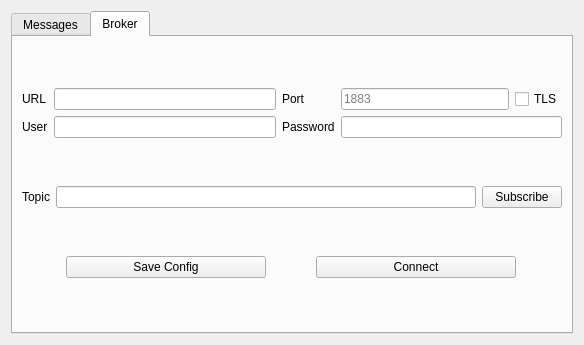
<?xml version="1.0" encoding="UTF-8"?>
<ui version="4.0">
 <class>Form</class>
 <widget class="QWidget" name="Form">
  <property name="geometry">
   <rect>
    <x>0</x>
    <y>0</y>
    <width>578</width>
    <height>345</height>
   </rect>
  </property>
  <property name="windowTitle">
   <string>Form</string>
  </property>
  <layout class="QVBoxLayout" name="verticalLayout">
   <item>
    <widget class="QTabWidget" name="tab_broker">
     <property name="currentIndex">
      <number>1</number>
     </property>
     <widget class="QWidget" name="tab_messages">
      <property name="minimumSize">
       <size>
        <width>558</width>
        <height>0</height>
       </size>
      </property>
      <attribute name="title">
       <string>Messages</string>
      </attribute>
      <layout class="QVBoxLayout" name="verticalLayout_3">
       <item>
        <widget class="QListWidget" name="listView_msg"/>
       </item>
       <item>
        <layout class="QHBoxLayout" name="horizontalLayout_2">
         <item>
          <widget class="QLineEdit" name="input_send_msg">
           <property name="placeholderText">
            <string>topic : value</string>
           </property>
          </widget>
         </item>
         <item>
          <widget class="QPushButton" name="pb_send">
           <property name="text">
            <string>Send</string>
           </property>
          </widget>
         </item>
        </layout>
       </item>
      </layout>
     </widget>
     <widget class="QWidget" name="tab_2">
      <attribute name="title">
       <string>Broker</string>
      </attribute>
      <layout class="QVBoxLayout" name="verticalLayout_2">
       <item>
        <layout class="QGridLayout" name="gridLayout">
         <item row="0" column="3">
          <layout class="QHBoxLayout" name="horizontalLayout_3">
           <item>
            <widget class="QLineEdit" name="input_port">
             <property name="maximumSize">
              <size>
               <width>16777215</width>
               <height>16777215</height>
              </size>
             </property>
             <property name="maxLength">
              <number>50</number>
             </property>
             <property name="placeholderText">
              <string>1883</string>
             </property>
            </widget>
           </item>
           <item>
            <widget class="QCheckBox" name="check_tls">
             <property name="maximumSize">
              <size>
               <width>16777215</width>
               <height>16777215</height>
              </size>
             </property>
             <property name="text">
              <string>TLS</string>
             </property>
            </widget>
           </item>
          </layout>
         </item>
         <item row="1" column="0">
          <widget class="QLabel" name="label_3">
           <property name="text">
            <string>User</string>
           </property>
          </widget>
         </item>
         <item row="0" column="0">
          <widget class="QLabel" name="label">
           <property name="text">
            <string>URL</string>
           </property>
          </widget>
         </item>
         <item row="1" column="3">
          <widget class="QLineEdit" name="input_password">
           <property name="maxLength">
            <number>50</number>
           </property>
           <property name="frame">
            <bool>true</bool>
           </property>
           <property name="echoMode">
            <enum>QLineEdit::Password</enum>
           </property>
          </widget>
         </item>
         <item row="1" column="1">
          <widget class="QLineEdit" name="input_user">
           <property name="maxLength">
            <number>50</number>
           </property>
          </widget>
         </item>
         <item row="0" column="2">
          <widget class="QLabel" name="label_2">
           <property name="text">
            <string>Port</string>
           </property>
          </widget>
         </item>
         <item row="1" column="2">
          <widget class="QLabel" name="label_4">
           <property name="text">
            <string>Password</string>
           </property>
          </widget>
         </item>
         <item row="0" column="1">
          <widget class="QLineEdit" name="input_url">
           <property name="maxLength">
            <number>100</number>
           </property>
           <property name="clearButtonEnabled">
            <bool>false</bool>
           </property>
          </widget>
         </item>
        </layout>
       </item>
       <item>
        <layout class="QHBoxLayout" name="horizontalLayout_4">
         <item>
          <widget class="QLabel" name="label_5">
           <property name="text">
            <string>Topic</string>
           </property>
          </widget>
         </item>
         <item>
          <widget class="QLineEdit" name="input_topic_1"/>
         </item>
         <item>
          <widget class="QPushButton" name="pb_subscribe">
           <property name="text">
            <string>Subscribe</string>
           </property>
          </widget>
         </item>
        </layout>
       </item>
       <item>
        <layout class="QHBoxLayout" name="horizontalLayout">
         <item>
          <widget class="QPushButton" name="pb_config_save">
           <property name="maximumSize">
            <size>
             <width>200</width>
             <height>16777215</height>
            </size>
           </property>
           <property name="text">
            <string>Save Config</string>
           </property>
          </widget>
         </item>
         <item>
          <widget class="QPushButton" name="pb_connect">
           <property name="maximumSize">
            <size>
             <width>200</width>
             <height>16777215</height>
            </size>
           </property>
           <property name="text">
            <string>Connect</string>
           </property>
          </widget>
         </item>
        </layout>
       </item>
      </layout>
     </widget>
    </widget>
   </item>
  </layout>
 </widget>
 <tabstops>
  <tabstop>input_url</tabstop>
  <tabstop>input_port</tabstop>
  <tabstop>check_tls</tabstop>
  <tabstop>input_user</tabstop>
  <tabstop>input_password</tabstop>
  <tabstop>input_topic_1</tabstop>
  <tabstop>pb_subscribe</tabstop>
  <tabstop>pb_config_save</tabstop>
  <tabstop>pb_connect</tabstop>
  <tabstop>tab_broker</tabstop>
  <tabstop>input_send_msg</tabstop>
  <tabstop>pb_send</tabstop>
  <tabstop>listView_msg</tabstop>
 </tabstops>
 <resources/>
 <connections/>
</ui>
